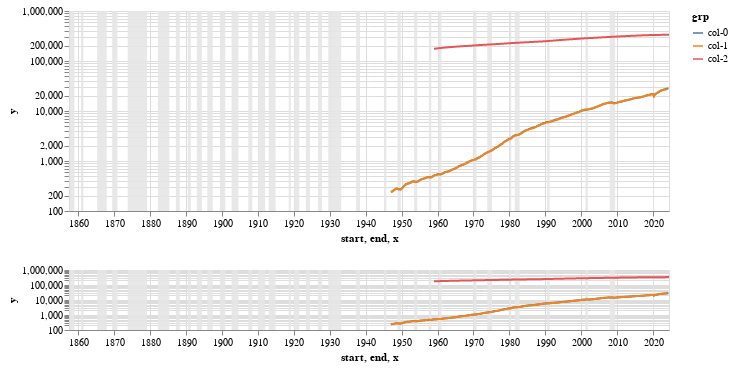

Notebook code for this chart:
### Code cell
from macroecon_wrappy import plots
plots.graph_ts_js(output, cols=[], recession_bars=True, log_scale='y')

### Figure 1 — Vega-Lite specification as saved in the notebook (floating-point values rounded to 4 significant figures; data arrays with more than 128 entries replaced by an {"elided": "..."} marker saying what was removed)
{"config": {"view": {"continuousWidth": 300, "continuousHeight": 300}}, "vconcat": [{"layer": [{"data": {"name": "data-7d878754beedbddd27f84ab19a0d533a"}, "mark": {"type": "rect", "opacity": 0.9}, "encoding": {"color": {"value": "#e6e6e6"}, "x": {"field": "start", "type": "temporal"}, "x2": {"field": "end"}}}, {"data": {"name": "data-47b3719da2b5943e11c6bb39fd425578"}, "mark": {"type": "line"}, "encoding": {"color": {"field": "grp", "type": "nominal"}, "x": {"field": "x", "scale": {"domain": {"param": "param_1"}}, "type": "temporal"}, "y": {"field": "y", "scale": {"type": "log"}, "type": "quantitative"}}}], "height": 200, "width": 600}, {"layer": [{"data": {"name": "data-7d878754beedbddd27f84ab19a0d533a"}, "mark": {"type": "rect", "opacity": 0.9}, "encoding": {"color": {"value": "#e6e6e6"}, "x": {"field": "start", "type": "temporal"}, "x2": {"field": "end"}}}, {"data": {"name": "data-47b3719da2b5943e11c6bb39fd425578"}, "mark": {"type": "line"}, "encoding": {"color": {"field": "grp", "type": "nominal"}, "x": {"field": "x", "type": "temporal"}, "y": {"field": "y", "scale": {"type": "log"}, "type": "quantitative"}}, "name": "view_1"}], "height": 60, "width": 600}], "params": [{"name": "param_1", "select": {"type": "interval", "encodings": ["x"]}, "views": ["view_1"]}], "$schema": "https://vega.github.io/schema/vega-lite/v5.17.0.json", "datasets": {"data-7d878754beedbddd27f84ab19a0d533a": [{"start": "1857-06-01T00:00:00", "end": "1858-12-01T00:00:00", "name": ""}, {"start": "1860-10-01T00:00:00", "end": "1861-06-01T00:00:00", "name": ""}, {"start": "1865-04-01T00:00:00", "end": "1867-12-01T00:00:00", "name": ""}, {"start": "1869-06-01T00:00:00", "end": "1870-12-01T00:00:00", "name": ""}, {"start": "1873-10-01T00:00:00", "end": "1879-03-01T00:00:00", "name": ""}, {"start": "1882-03-01T00:00:00", "end": "1885-05-01T00:00:00", "name": ""}, {"start": "1887-03-01T00:00:00", "end": "1888-04-01T00:00:00", "name": ""}, {"start": "1890-07-01T00:00:00", "end": "1891-05-01T00:00:00", "name": ""}, {"start": "1893-01-01T00:00:00", "end": "1894-06-01T00:00:00", "name": ""}, {"start": "1895-12-01T00:00:00", "end": "1897-06-01T00:00:00", "name": ""}, {"start": "1899-06-01T00:00:00", "end": "1900-12-01T00:00:00", "name": ""}, {"start": "1902-09-01T00:00:00", "end": "1904-08-01T00:00:00", "name": ""}, {"start": "1907-05-01T00:00:00", "end": "1908-06-01T00:00:00", "name": ""}, {"start": "1910-01-01T00:00:00", "end": "1912-01-01T00:00:00", "name": ""}, {"start": "1913-01-01T00:00:00", "end": "1914-12-01T00:00:00", "name": ""}, {"start": "1918-08-01T00:00:00", "end": "1919-03-01T00:00:00", "name": ""}, {"start": "1920-01-01T00:00:00", "end": "1921-07-01T00:00:00", "name": ""}, {"start": "1923-05-01T00:00:00", "end": "1924-07-01T00:00:00", "name": ""}, {"start": "1926-10-01T00:00:00", "end": "1927-11-01T00:00:00", "name": ""}, {"start": "1929-08-01T00:00:00", "end": "1933-03-01T00:00:00", "name": ""}, {"start": "1937-05-01T00:00:00", "end": "1938-06-01T00:00:00", "name": ""}, {"start": "1945-02-01T00:00:00", "end": "1945-10-01T00:00:00", "name": ""}, {"start": "1948-11-01T00:00:00", "end": "1949-10-01T00:00:00", "name": ""}, {"start": "1953-07-01T00:00:00", "end": "1954-05-01T00:00:00", "name": ""}, {"start": "1957-08-01T00:00:00", "end": "1958-04-01T00:00:00", "name": ""}, {"start": "1960-04-01T00:00:00", "end": "1961-02-01T00:00:00", "name": ""}, {"start": "1969-12-01T00:00:00", "end": "1970-11-01T00:00:00", "name": ""}, {"start": "1973-11-01T00:00:00", "end": "1975-03-01T00:00:00", "name": ""}, {"start": "1980-01-01T00:00:00", "end": "1980-07-01T00:00:00", "name": ""}, {"start": "1981-07-01T00:00:00", "end": "1982-11-01T00:00:00", "name": ""}, {"start": "1990-07-01T00:00:00", "end": "1991-03-01T00:00:00", "name": ""}, {"start": "2001-03-01T00:00:00", "end": "2001-11-01T00:00:00", "name": ""}, {"start": "2007-12-01T00:00:00", "end": "2009-06-01T00:00:00", "name": ""}, {"start": "2020-02-01T00:00:00", "end": "2020-04-01T00:00:00", "name": ""}, {"start": "", "end": "1854-12-01T00:00:00", "name": ""}], "data-47b3719da2b5943e11c6bb39fd425578": {"elided": "1405 records"}}}
